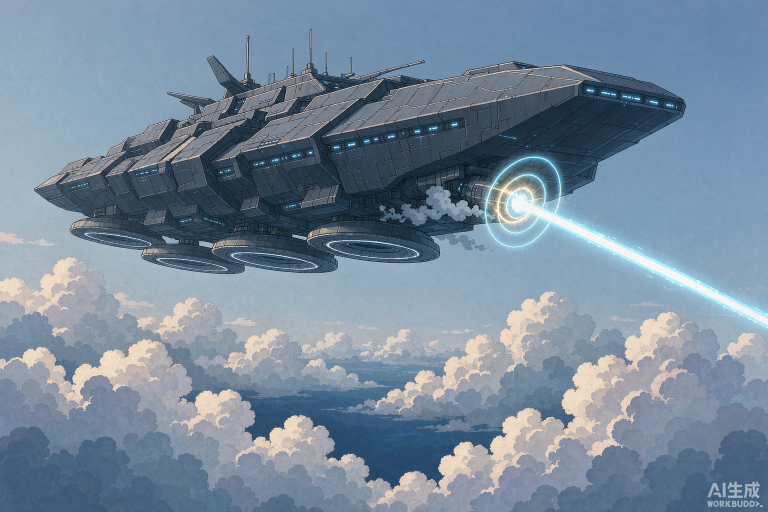
#> input picture art_src/2026-10-24_启示者卡图/raw/Japanese_anime_film_key_visual_2026-10-24T09-53-11.png, 1536 x 1024 px, given in place of card_9276_style_v1.png, which was not available (shown at 1/2 size)
$ python _prep_doll.py
#> lines starting #> are read from the running program, lines starting #| are printed output that depends on the picture
# -*- coding: utf-8 -*-
"""R807：诅咒娃娃 9276 卡图「画风回调」后处理 —— 448×404 + 三条垂直偏移候选 + 可见带对比页。

用法：python _prep_doll.py card_9276_style_v1 style_v1
可见带 = 448x404 的第 68..335 行（CARD_ART_RATIO=0.662）。
"""
import os
import sys

from PIL import Image, ImageDraw

ROOT = "E:/work/card_rogue/"
BASE = ROOT + "art_src/2026-11-18_诡异洋房与诅咒娃娃_R807/"
OUT = BASE + "processed/"
TARGET = (448, 404)
RATIO = TARGET[0] / float(TARGET[1])
BAND = (68, 335)

os.makedirs(OUT, exist_ok=True)

src_name = sys.argv[1] if len(sys.argv) > 1 else "card_9276_style_v1"
tag = sys.argv[2] if len(sys.argv) > 2 else "style_v1"
SRC = BASE + "raw/" + src_name + ".png"


def prep(im, dy=0):
    w, h = im.size
    tw = int(round(h * RATIO))
    if tw <= w:
        left = (w - tw) // 2
        box = (left, 0, left + tw, h)
    else:
        th = int(round(w / RATIO))
        top = max(0, min(h - th, (h - th) // 2 + dy))
        box = (0, top, w, top + th)
    return im.crop(box).resize(TARGET, Image.LANCZOS), box


def band_pv(im404, dim=0.8):
    pv = im404.copy().convert("RGB")
    ov = Image.new("RGB", pv.size, (0, 0, 0))
    pv.paste(Image.blend(pv.crop((0, 0, 448, BAND[0])), ov.crop((0, 0, 448, BAND[0])), dim),
             (0, 0))
    pv.paste(Image.blend(pv.crop((0, BAND[1], 448, 404)), ov.crop((0, BAND[1], 448, 404)), dim),
             (0, BAND[1]))
    d = ImageDraw.Draw(pv)
    d.line([(0, BAND[0]), (447, BAND[0])], fill=(255, 70, 70), width=1)
    d.line([(0, BAND[1]), (447, BAND[1])], fill=(255, 70, 70), width=1)
    return pv


src = Image.open(SRC).convert("RGB")
#> src is the input picture: PIL image 1536x1024 RGB; mean R, G, B 119.3, 137.7, 156.1
CAND = [("dy0", 0), ("dy25", 25), ("dy51", 51)]
made = []
for t, dy in CAND:
    im, box = prep(src, dy)
    im.save(OUT + "9276_%s_%s.png" % (tag, t))
    made.append((t, im, box))
    print("  %-6s top=%d" % (t, box[1]))
#> this loop made 3 passes
#|   dy0    top=0
#|   dy25   top=0
#|   dy51   top=0
#> pass 1, `im, box = prep(src, dy)`:
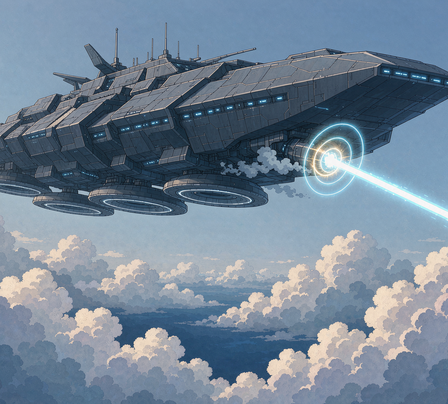
#> im: PIL image 448x404 RGB; mean R, G, B 115.8, 133.2, 150.5
#> after the loop, made = 3 items

W, H = 448, 404
sheet = Image.new("RGB", (W * 3 + 20, H * 2 + 56), (22, 18, 28))
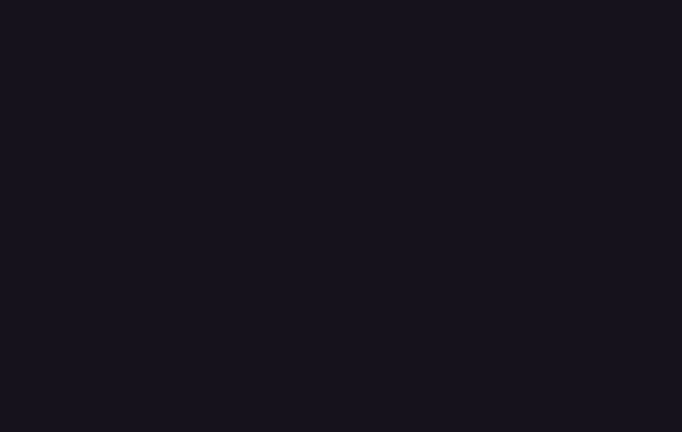
#> sheet: PIL image 1364x864 RGB (shown at 1/2 size); mean R, G, B 22, 18, 28
d = ImageDraw.Draw(sheet)
for i, (t, im, box) in enumerate(made):
    x = i * (W + 10)
    sheet.paste(im, (x, 0))
    sheet.paste(band_pv(im), (x, H + 24))
    d.text((x + 8, H + 6), "9276 %s %s top=%d" % (tag, t, box[1]), fill=(236, 222, 255))
#> this loop made 3 passes
#> (t, x) on passes 1 to 3: ('dy0', 0), ('dy25', 458), ('dy51', 916)
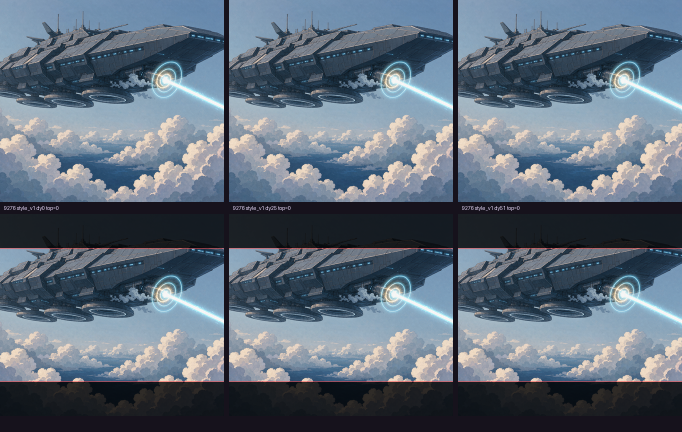
#> sheet: PIL image 1364x864 RGB (shown at 1/2 size); mean R, G, B 94.3, 107.1, 120.8
sheet.save(OUT + "_compare3_%s.png" % tag)
print("done", sheet.size, "src", src.size)
#| done (1364, 864) src (1536, 1024)
